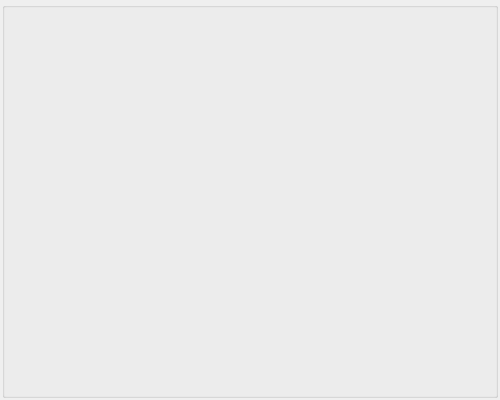
<?xml version="1.0" encoding="UTF-8"?>
<ui version="4.0">
 <class>VLCVideoWidget</class>
 <widget class="QWidget" name="VLCVideoWidget">
  <property name="windowModality">
   <enum>Qt::NonModal</enum>
  </property>
  <property name="geometry">
   <rect>
    <x>0</x>
    <y>0</y>
    <width>500</width>
    <height>400</height>
   </rect>
  </property>
  <property name="minimumSize">
   <size>
    <width>400</width>
    <height>350</height>
   </size>
  </property>
  <property name="maximumSize">
   <size>
    <width>16777215</width>
    <height>16777215</height>
   </size>
  </property>
  <property name="sizeIncrement">
   <size>
    <width>0</width>
    <height>0</height>
   </size>
  </property>
  <property name="windowTitle">
   <string>Form</string>
  </property>
  <property name="styleSheet">
   <string notr="true"/>
  </property>
  <layout class="QGridLayout" name="gridLayout">
   <property name="leftMargin">
    <number>2</number>
   </property>
   <property name="topMargin">
    <number>2</number>
   </property>
   <property name="rightMargin">
    <number>2</number>
   </property>
   <property name="bottomMargin">
    <number>2</number>
   </property>
   <item row="0" column="0">
    <widget class="QGroupBox" name="groupBox">
     <property name="title">
      <string/>
     </property>
    </widget>
   </item>
  </layout>
 </widget>
 <resources/>
 <connections/>
</ui>
